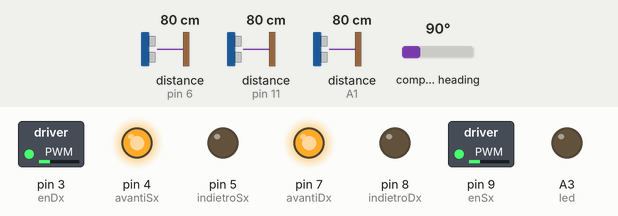
A sketch run on a simulated Arduino Uno, built with avr-gcc and run on an emulated ATmega328P. Shown: switched loads named in the sketch (green lamp = pin HIGH), output pins drawn as LEDs (lit = HIGH). Wiring (inferred from the names in the program): 3 × ultrasonic range finder: trigger pin 2, echo pin 6 / trigger pin 10, echo pin 11 / trigger A0, echo A1; QMC5883L compass at I2C address 0x0D. Dashed ring = blinking. The test bench sets the inputs (shaded band); at power-on: distance to the obstacle (sensors on A1, pin 6, pin 11) 80 cm, compass heading 90°. The echo pulse lasts 58.3 µs per cm; pins used as bus, display or sensor lines are not drawn.

Above: at 1.3 s.
1.4 s: distance to the obstacle (sensor on A1) set to 2 cm
At 2.0 s:
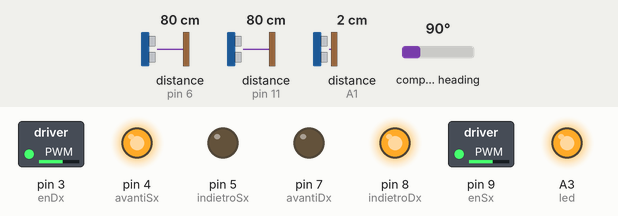
3.8 s: distance to the obstacle (sensor on pin 6) set to 2 cm
At 4.4 s:
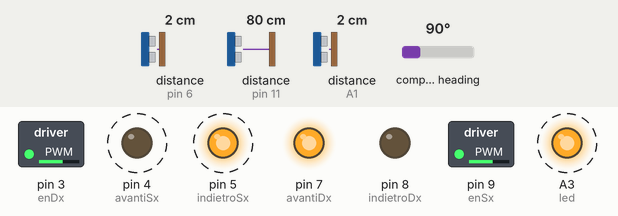
6.8 s: distance to the obstacle (sensor on pin 11) set to 35 cm
9.8 s: distance to the obstacle (sensor on pin 11) set to 28 cm
At 9.98 s:
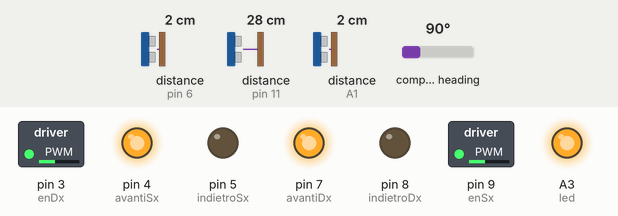
11.6 s: distance to the obstacle (sensor on pin 6) set to 28 cm
13.1 s: distance to the obstacle (sensor on pin 6) set to 35 cm
At 13.7 s:
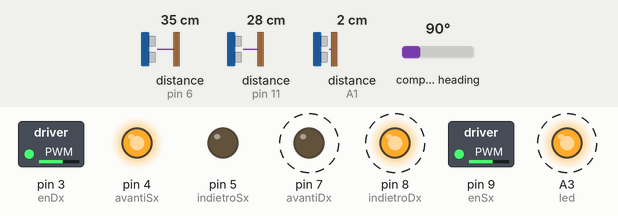
Timing chart, 0 to 17.1 s (numbered marks = the images above; inputs shaded):
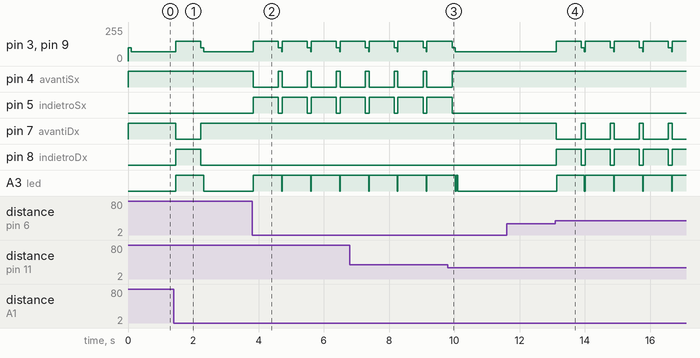

The sketch:

mainArduino.ino
```cpp
#include "Bluetooth.h"

#include "bussola.h"

#include "ultrasuoni.h"

#include "motors.h"

Bluetooth bt;

Ultrasuoni ultra;

Motors motori;

Bussola* bussola;

int direzione = 0;
int tolleranza = 3;
bool rotazione = false;
int conta = 0;

int statoRover = 0;    // -1 STOP, 0 START, 1 SERIE DI ISTRUZIONI
String comando = "";
int istruzioneFlow = -1;
int valoreFlow = 0;
bool wait = false;

int led = A3;

#define Delay 770

#define k 30

void setup() {
  Serial.begin(9600);
  bussola =  new Bussola();
  pinMode(led, OUTPUT);
  direzione = bussola->getDegree();
  rotazione = false;
  motori.avanti();
}


void loop() {
//  setupRoutine();
  if (statoRover == 0)
  {
    inviaDati();
    vaiDritto();
 }
}

void vaiDritto()        //se sto andando a sbattere trova il percorso da prendere
{
  if (ultra.getFront() < (k / 2) && ultra.getFront() != -1) //se fine strada
  {
    digitalWrite(led, HIGH);
    if (ultra.getDx() < k / 2 && ultra.getSx() < k / 2)
      motori.motorsOff();
    else if (((ultra.getDx() > ultra.getSx()) && ultra.getDx() > k) || ultra.getDx() == -1)   //ruota DX
    {
      direzione =  (direzione + 90) % 360;
      motori.spinOrario();
      delay(Delay);
      motori.avanti();
    }
    else if (((ultra.getSx() > ultra.getDx()) && ultra.getSx() > k) || ultra.getSx() == -1)   //ruota SD
    {
      direzione = (direzione - 90 + 360) % 360;
      motori.spinAntiorario();
      delay(Delay);
      motori.avanti();
    }

  }
  digitalWrite(led, LOW);
}

void inviaDati()        // calcolo le distanze e le spedisco al pc
{
  ultra.calcolaDistanze();
  if (conta == 0)  //ivia solo ogni 4 rilevazioni
    bt.sendData(ultra.getDx(), ultra.getSx(), direzione, 1);
  else
    conta = (conta + 1) % 4;
}
void setupRoutine()
{
  bt.readData();
  if (bt.getNumEl() > 0)
  {
    comando = bt.popCommand();
    if (comando == "START")
    {
      motori.avanti();
      statoRover = 0;
    }
    else if (comando == "STOP")
    {
      motori.motorsOff();
      statoRover = -1;
    }
  }
}
```

Bluetooth.h
```cpp
#include <SoftwareSerial.h>

#define BT_TX_PIN 12
#define BT_RX_PIN 13

class Bluetooth {

  private:
    SoftwareSerial bt = SoftwareSerial(BT_RX_PIN, BT_TX_PIN);
    String comandi[20];
    int numEl;

  public:
    Bluetooth() {
      pinMode(BT_RX_PIN, INPUT);
      pinMode(BT_TX_PIN, OUTPUT);
      numEl = 0;
      Serial.begin(9600);
      bt.begin(9600);
    }
    void sendData(int dDx, int dSx, int angolo, int velMotori)
    {
      bt.println(String(dDx) + ";" + String(dSx) + ";" + String(angolo) + ";" + String(velMotori));
    }
    void readData() {
      while (bt.available() > 0)
        comandi[numEl++] = bt.readString();
    }
    int getNumEl()
    {
      return numEl;
    }
    String popCommand()
    {
      return comandi[--numEl];
    }
    void resetArray()
    {
      numEl = 0;
    }
    void testSpeed(float speedP)
    {
      bt.println(speedP);
    }

    //Invia le distanze dei 3 sensori su seriale


};
```

MechaQMC5883.cpp
```cpp
#ifndef Mecha_QMC5883
#include "MechaQMC5883.h"
#endif

#include <Wire.h>

void MechaQMC5883::setAddress(uint8_t addr) {
	address = addr;
}

void MechaQMC5883::WriteReg(byte Reg, byte val) {
	Wire.beginTransmission(address); //start talking
	Wire.write(Reg); // Tell the HMC5883 to Continuously Measure
	Wire.write(val); // Set the Register
	Wire.endTransmission();
}

void MechaQMC5883::init() {
	WriteReg(0x0B, 0x01);
	//Define Set/Reset period
	setMode(Mode_Continuous, ODR_200Hz, RNG_8G, OSR_512);
	/*
	Define
	OSR = 512
	Full Scale Range = 8G(Gauss)
	ODR = 200HZ
	set continuous measurement mode
	*/
}

void MechaQMC5883::setMode(uint16_t mode, uint16_t odr, uint16_t rng, uint16_t osr) {
	WriteReg(0x09, mode | odr | rng | osr);
}


void MechaQMC5883::softReset() {
	WriteReg(0x0A, 0x80);
}

/**
* read values from device
* @return status value:
*  - 0:success
*  - 1:data too long to fit in transmit buffer
*  - 2:received NACK on transmit of address
*  - 3:received NACK on transmit of data
*  - 4:other error
*  - 8:overflow (magnetic field too strong)
*/
int MechaQMC5883::read(int* x, int* y, int* z) {
	Wire.beginTransmission(address);
	Wire.write(0x00);
	int err = Wire.endTransmission();
	if (err) { return err; }
	Wire.requestFrom(address, 7);
	*x = (int)(int16_t)(Wire.read() | Wire.read() << 8);
	*y = (int)(int16_t)(Wire.read() | Wire.read() << 8);
	*z = (int)(int16_t)(Wire.read() | Wire.read() << 8);
	byte overflow = Wire.read() & 0x02;
	return overflow << 2;
}

int MechaQMC5883::read(int* x, int* y, int* z, int* a) {
	int err = read(x, y, z);
	*a = azimuth(y, x);
	return err;
}

int MechaQMC5883::read(int* x, int* y, int* z, float* a) {
	int err = read(x, y, z);
	*a = azimuth(y, x);
	return err;
}


float MechaQMC5883::azimuth(int *a, int *b) {
	float azimuth = atan2((int)*a, (int)*b) * 180.0 / PI;
	return azimuth < 0 ? 360 + azimuth : azimuth;
}
```

MechaQMC5883.h
```cpp
#ifndef Mecha_QMC5883
#define Mecha_QMC5883
#endif

#include "Arduino.h"
#include "Wire.h"

#define QMC5883_ADDR 0x0D


//REG CONTROL

//0x09

#define Mode_Standby    0b00000000
#define Mode_Continuous 0b00000001

#define ODR_10Hz        0b00000000
#define ODR_50Hz        0b00000100
#define ODR_100Hz       0b00001000
#define ODR_200Hz       0b00001100

#define RNG_2G          0b00000000
#define RNG_8G          0b00010000

#define OSR_512         0b00000000
#define OSR_256         0b01000000
#define OSR_128         0b10000000
#define OSR_64          0b11000000


class MechaQMC5883 {
public:


	void setAddress(uint8_t addr);

	void init(); //init qmc5883

	void setMode(uint16_t mode, uint16_t odr, uint16_t rng, uint16_t osr); // setting

	void softReset(); //soft RESET

	int read(int* x, int* y, int* z); //reading
	int read(int* x, int* y, int* z, int* a);
	int read(int* x, int* y, int* z, float* a);

	float azimuth(int* a, int* b);

private:

	void WriteReg(uint8_t Reg, uint8_t val);


	uint8_t address = QMC5883_ADDR;

};
```

bussola.h
```cpp
#include <Wire.h>

#ifndef Mecha_QMC5883
#include "MechaQMC5883.h"
#endif

class Bussola
{
  private:
    MechaQMC5883 qmc;

  public:
    Bussola()
    {
      Wire.begin();

      qmc.setMode(Mode_Continuous, ODR_200Hz, RNG_8G, OSR_512);

      Serial.begin(9600);
      qmc.init();
    }
    int getDegree()
    {
      int x, y, z, heading;
      qmc.read(&x, &y, &z);

      heading = (int)(atan2(y, x) * 180 / 3.14) + 180;

      return heading;
    }

};
```

motors.h
```cpp
#define avantiDx 7
#define indietroDx 8
#define avantiSx 4
#define indietroSx 5
#define enSx 9
#define enDx 3

class Motors
{
  public:
    Motors()
    {
	  pinMode (avantiDx, OUTPUT);
	  pinMode (indietroDx, OUTPUT);
	  pinMode (indietroSx, OUTPUT);
	  pinMode (avantiSx, OUTPUT);
	  pinMode (enDx, OUTPUT);
	  pinMode (enSx, OUTPUT);

	  analogWrite(enDx, 100);
    analogWrite(enSx, 100);
    }
	void setSpeedMS(int spDx, int spSx)
	{
		analogWrite(enDx, spDx);
		analogWrite(enSx, spSx);
	}
	void motorsOff()
	{
		digitalWrite(avantiDx, LOW);
		digitalWrite(avantiSx, LOW);
		digitalWrite(indietroDx, LOW);
		digitalWrite(indietroSx, LOW);
	}
	void avanti()
	{
    motorsOff();
    setSpeedMS(100,100);
		digitalWrite(avantiDx, HIGH);
		digitalWrite(avantiSx, HIGH);
    delay(100);
    setSpeedMS(70,70);
	}
	void indietro()
	{
		motorsOff();
		digitalWrite(indietroDx, HIGH);
		digitalWrite(indietroSx, HIGH);
	}
	void spinAntiorario()
	{
    setSpeedMS(150,150);
		motorsOff();
		digitalWrite(avantiDx, HIGH);
		digitalWrite(indietroSx, HIGH);
	}
	void spinOrario()
	{
    setSpeedMS(150,150);
		motorsOff();
		digitalWrite(avantiSx, HIGH);
		digitalWrite(indietroDx, HIGH);
	}
	void ruotaDx()
	{
		motorsOff();
		digitalWrite(avantiSx, HIGH);
	}
	void ruotaSx()
	{
		motorsOff();
		digitalWrite(avantiDx, HIGH);
	}

};
```

ultrasuoni.h
```cpp
#define triggerPortDx 2
#define echoPortDx 6
#define triggerPortSx 10
#define echoPortSx 11
#define triggerPortF A0
#define echoPortF A1

class Ultrasuoni
{
private:
  int dDx;
  int dSx;
  int dF;

public:
  Ultrasuoni()
  {
    pinMode(triggerPortF, OUTPUT);
    pinMode(echoPortF, INPUT);
    pinMode(triggerPortDx, OUTPUT);
    pinMode(echoPortDx, INPUT);
    pinMode(triggerPortSx, OUTPUT);
    pinMode(echoPortSx, INPUT);
    Serial.begin(9600);
  }
  void calcolaDistanze()
  {
    dDx = dX(2, 6);
    dSx = dX(10, 11);
    dF =  dXA(A0, A1);
  }
  int dX(int t, int e)
  {
    int ris;
    int durata = 0.0;
    digitalWrite(t, LOW );
    digitalWrite(t, HIGH );
    delayMicroseconds(10);
    digitalWrite(t, LOW );

    durata = pulseIn(e, HIGH );

    if(durata > 38000 )
      ris = -1;
    else
      ris = 0.034 * durata / 2;

    return ris;
  }
  int dXA(int t, int e)
  {
    int ris;
    int durata = 0.0;
    digitalWrite(t, LOW);
    digitalWrite(t, HIGH);
    delayMicroseconds(10);
    digitalWrite(t, LOW);

    durata = pulseIn(e, HIGH);

    if(durata > 38000 )
      ris = -1;
    else
      ris = 0.034 * durata / 2;

    return ris;
   }


  int getFront()
  {
    return dF;
  }
  int getDx()
  {
    return dDx;
  }
  int getSx()
  {
    return dSx;
  }


};
```

Measured:
- the behaviour switches between 32 and 31 cm on distance to the obstacle (sensor on pin 11) (found by bisection; images 2 and 3)
- the behaviour switches between 31 and 32 cm on distance to the obstacle (sensor on pin 6) (found by bisection; images 3 and 4)
- after the input at 1.4 s, pin 3 (enDx), pin 9 (enSx): 70/255 → 150/255 after 0.06 s, → 100/255 0.77 s later, → 70/255 0.10 s later; pin 7 (avantiDx): HIGH → LOW after 0.06 s, → HIGH 0.77 s later; pin 8 (indietroDx): LOW → HIGH after 0.06 s, → LOW 0.77 s later; A3 (led): LOW → HIGH after 0.06 s, → LOW 0.87 s later
- after the input at 3.8 s, pin 3 (enDx): 70/255 → 150/255 at once, then repeats every 0.89 s: 100/255 0.10 s, 70/255 0.02 s, 150/255 0.77 s; pin 4 (avantiSx): alternates HIGH for 0.12 s and LOW for 0.77 s, starting at once
- after the input at 9.8 s, pin 3 (enDx), pin 9 (enSx): goes on until 10.0 s, then stays 70/255; pin 4 (avantiSx): goes on until 9.9 s, then stays HIGH; pin 5 (indietroSx): goes on until 9.9 s, then stays LOW
- after the input at 11.6 s, every drawn part: stays the same
- after the input at 13.1 s, pin 3 (enDx): 70/255 → 150/255 at once, then repeats every 0.89 s: 100/255 0.10 s, 70/255 0.02 s, 150/255 0.77 s; pin 7 (avantiDx): alternates HIGH for 0.12 s and LOW for 0.77 s, starting at once
